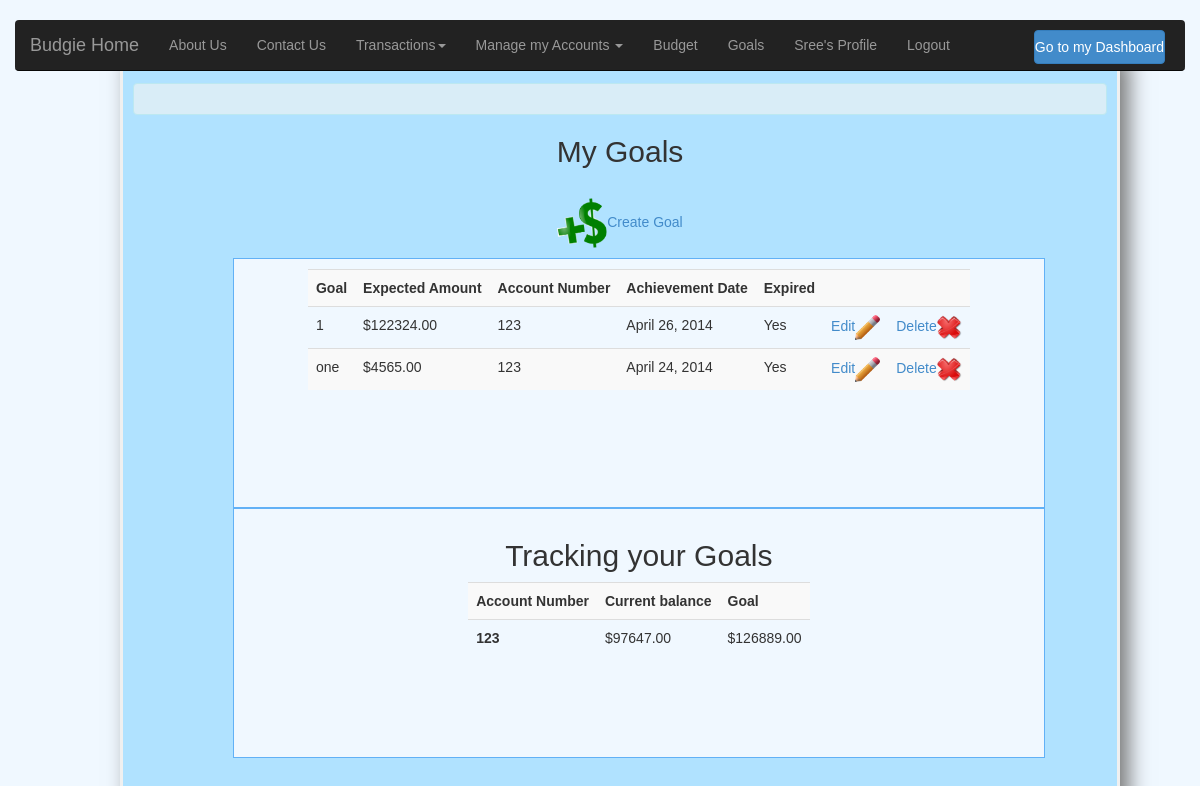
The page /budgie/view_goals (signed in) on the database its author committed.
### budgie/models.py (models this page shows, shortened)
class Goal(models.Model):
	user = models.ForeignKey(User)
	name = models.CharField(max_length=50, blank=False)
	description = models.CharField(max_length=60, blank=True)
	expected_amount = models.DecimalField(max_digits=15, decimal_places=2, blank=False)
	account_no = models.ForeignKey(BaseAccount, null=True, blank=True)
	date = models.DateField()

class BaseAccount(models.Model):
	account_no = models.CharField(max_length=50, blank=False)
	user = models.ForeignKey(User)
	name = models.CharField(max_length=50, blank=False)
	account_type = models.CharField(max_length=20, blank=False)
	bank = models.CharField(max_length=50, blank=False)
	status = models.CharField(max_length=20, blank=False)
	balance = models.DecimalField(max_digits=15, decimal_places=2, blank=False)
	def __unicode__(self):
		return self.account_no

### budgie/views.py (the view)
@login_required
@transaction.atomic
def view_goals(request):
	context = {}
	context = get_all_goals(request)
 	return render(request, 'budgie/view_goals.html', context)

### budgie/templates/budgie/view_goals.html (shortened to what this page needs)
{% extends "base.html" %}
{% load staticfiles %}
{% block content %}
<br>
<div class="alert alert-info">
</div>
<h2 align="center">My Goals</h2>
<br>
      <a align="center" href="{% url 'create_goal' %}"><p style="text-align:center"><img src="{% static 'budgie/img/goal.png' %}"
      alt="Create Goal" width="50" height="50">Create Goal</p></a>
<div class="col col-md-10" id="profileinfo-container-goals" style="margin-left: 100px;">
	<table id="goals" class="table table-striped" style="width:auto;margin-left:auto;margin-right:auto;border: solid light blue">
            <tr>
                <td><b>Goal<b></td>
                <td><b>Expected Amount<b></td>
                <td><b>Account Number<b></td>
                <td><b>Achievement Date<b></td>
                <td><b>Expired</td>
                <td><b><b></td>
                <td><b><b></td>
            </tr>
            {% if goals %}
            	{% for goal, exp in goals_pack %}
              		<tr>
		                 <td>{{goal.name}}</td>
                      <td>${{goal.expected_amount}}</td>
		                 <td>{{goal.account_no}}</td>
		                 <td>{{goal.date}}</td>
                     <td>{{exp}}</td>
		                 <td><a href="#" class="edit_goals" id="edit_goals_{{goal.id}}">Edit<img src="{% static 'budgie/img/edit.png' %}"
                  alt="Edit" width="25" height="25"></a></td>
						         <td><a href="#"  class="delete_goals" id="delete_goals_{{goal.id}}">Delete<img src="{% static 'budgie/img/delete.png' %}"
                  alt="Delete" width="25" height="25"></a></td>
              		</tr>
              	{% endfor %}
            {%else %}
            	<tr><td>No goals created</td><tr>
            {% endif %}
  </table>
</div>
<div class="col col-md-10" id="profileinfo-container" style="margin-left: 100px;">
<h2 align="center">Tracking your Goals</h2>
<table class="table table-striped" style="width:auto;margin-left:auto;margin-right:auto;border: solid light blue">
      {% if goals_track %}
             <tr>
                <td><b>Account Number<b></td>
                <td><b>Current balance<b></td>
                <td><b>Goal<b></td>
            </tr>
            {% for account, balance, goal in goals_track %}
             <tr id="accounts">
                 <td><b>{{account}}<b></td>
                 <td id="account_balance_{{forloop.counter}}">${{balance}}</td>
                 <td id="goal_balance_{{forloop.counter}}">${{goal}}</td>
            {% endfor %}
      {%else %}
          <tr><td>No goals to be tracked</td><tr>
      {% endif %}
  </table>
</div>
{% endblock %}

### budgie/templates/base.html (shortened to what this page needs)
<!DOCTYPE html>
<html lang="en">
  <head>
   {% load staticfiles %}
   {% block css %}
   <link href="{% static 'budgie/css/bootstrap.min.css' %}" rel="stylesheet">
   <link href="{% static 'budgie/css/signin.css' %}" rel="stylesheet">
   <link href="{% static 'budgie/css/custom.css' %}" rel="stylesheet">
   <link href="{% static 'budgie/css/dashboard.css' %}" rel="stylesheet">
   <link href="{% static 'budgie/css/navbar.css' %}" rel="stylesheet">
   <link href="{% static 'budgie/css/datepicker.css' %}" rel="stylesheet">
   {% endblock %}
  </head>
    <body>
    <div class="navbar-wrapper">
    <div class="container">
    <div class="navbar navbar-inverse navbar-static-top">
          <div class="container">
            <div class="navbar-header">
          <a class="navbar-brand" href="{% url 'home' %}">Budgie Home</a>
        </div>
        <div class="navbar-collapse collapse">
                <ul class="nav navbar-nav">
            <li><a href="{% url 'about' %}">About Us</a></li>
            <li><a href="{% url 'contact' %}">Contact Us</a></li>
            {% if user.is_authenticated %}
            <li class="dropdown">
                  <a id"transaction" href="#" class="dropdown-toggle" data-toggle="dropdown">Transactions<b class="caret"></b></a>
            </li>
            <li class="dropdown">
                  <a href="#" class="dropdown-toggle" data-toggle="dropdown">Manage my Accounts <b class="caret"></b></a>
            </li>
            <li><a href="{% url 'view_budget' %}">Budget</a></li>
            <li><a href="{% url 'view_goals' %}">Goals</a></li>
            <li><a id"user" href="{% url 'profile' %}">{{user.first_name}}'s Profile</a></li>
            <li><a href="{% url 'logout' %}">Logout</a></li>
            {% else %}
            <li><a href="{% url 'login' %}">Login</a><li/>
            <li><a href="{% url 'register' %}">Register</a></li>
            {% endif %}
          </ul>
          {% if user.is_authenticated %}
          <ul class="nav pull-right"><li style="margin-right: 20px;"><a align="right" class="navbar-brand" href="{% url 'dashboard' %}"><button class="btn btn-md btn-primary btn-block">Go to my Dashboard</button></a></li>
          {% endif %}
        </div>
        </div>
      </div>
    </div>
  </div>
   {% block containter %}
   <div class="col col-md-10" id="profile-container" style="margin-left: 120px;">
    {% block content %}{% endblock %}
   </div>
   {% endblock %}
  </body>
</html>

### budgie/static/budgie/css/signin.css (style rules this page uses)
body { padding-top: 40px; padding-bottom: 40px; background-color: #eee; }

### budgie/static/budgie/css/custom.css (style rules this page uses)
@media (min-width: 768px) { .navbar-wrapper { margin-top: 20px; } }
@media (min-width: 768px) { .navbar-wrapper .container { padding-right: 15px; padding-left: 15px; } }
@media (min-width: 768px) { .navbar-wrapper .navbar { padding-right: 0; padding-left: 0; } }
@media (min-width: 768px) { .navbar-wrapper .navbar { border-radius: 4px; } }

### budgie/static/budgie/css/dashboard.css (style rules this page uses)
body { padding-top: 50px; }

### budgie/static/budgie/css/navbar.css (style rules this page uses)
html { overflow-x: hidden; }
body { background-color: #F0F8FF; }
.navbar-wrapper { position: absolute; top: 0; right: 0; left: 0; z-index: 20; }
.navbar-wrapper .container { padding-right: 0; padding-left: 0; }
.navbar-wrapper .navbar { padding-right: 15px; padding-left: 15px; }
#profile-container { margin-top: 0px; min-height: 750px; border-style: solid; border-color: #F0F0F0; box-shadow: 9px 9px 20px #787878; border-width: 3px; background-color: #B0E2FF; padding-top: 10px; padding-left: 10px; padding-right: 10px; padding-bottom: 15px; }
#profileinfo-container { margin-top: 0px; min-height: 250px; border-style: solid; border-color: #62B1F6; border-width: 1px; background-color: #F0F8FF; padding-top: 10px; padding-left: 10px; padding-right: 10px; padding-bottom: 15px; }
#profileinfo-container-goals { margin-top: 0px; min-height: 250px; border-style: solid; border-color: #62B1F6; border-width: 1px; background-color: #F0F8FF; padding-top: 10px; padding-left: 10px; padding-right: 10px; padding-bottom: 15px; }
body { font-family: Arial; }

### rows shown on the page
Goal: name "1", expected_amount "122324.00", account_no "123", date "April 26, 2014", exp "Yes"
Goal: name "one", expected_amount "4565.00", account_no "123", date "April 24, 2014", exp "Yes"
BaseAccount: account_no "123", balance "97647.00", goal "126889.00"

### other values the page prints
{{ user.first_name }} "Sree"
